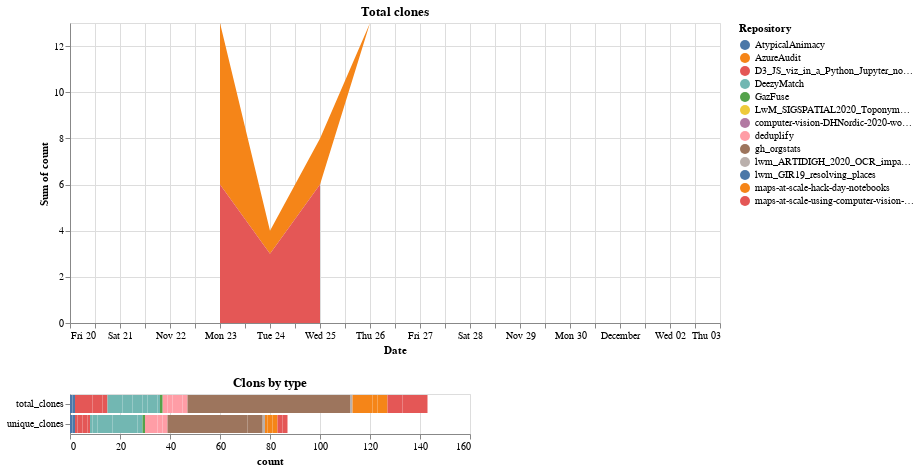

Notebook code for this chart:
### Code cell
brush = alt.selection(type="interval")
chart = (
    alt.Chart(data)
    .mark_area()
    .encode(
        x=alt.X("index:T", axis=alt.Axis(tickCount=24, title="Date")),
        y="sum(count):Q",
        color=alt.Color("variable_0:N", title="Repository"),
     
    )
    .transform_filter(alt.FieldEqualPredicate(field="variable_1", equal="total_clones"))
    .properties(width=WIDTH, title="Total clones")
    .add_selection(brush)
)

bar = (
    alt.Chart(data)
    .mark_bar()
    .encode(
        y=alt.Y("variable_1:N", title=None),
        x="count:Q",
        color=alt.Color("variable_0:N", title="Repository"),tooltip="count:Q"
    )
    .properties(title="Clons by type")
    .transform_filter(brush)
)

chart & bar

### Figure 1 — Vega-Lite specification as saved in the notebook (floating-point values rounded to 4 significant figures; data arrays with more than 128 entries replaced by an {"elided": "..."} marker saying what was removed)
{"config": {"view": {"continuousWidth": 400, "continuousHeight": 300}}, "vconcat": [{"mark": "area", "encoding": {"color": {"type": "nominal", "field": "variable_0", "title": "Repository"}, "x": {"type": "temporal", "axis": {"tickCount": 24, "title": "Date"}, "field": "index"}, "y": {"type": "quantitative", "aggregate": "sum", "field": "count"}}, "selection": {"selector002": {"type": "interval"}}, "title": "Total clones", "transform": [{"filter": {"equal": "total_clones", "field": "variable_1"}}], "width": 650}, {"mark": "bar", "encoding": {"color": {"type": "nominal", "field": "variable_0", "title": "Repository"}, "tooltip": {"type": "quantitative", "field": "count"}, "x": {"type": "quantitative", "field": "count"}, "y": {"type": "nominal", "field": "variable_1", "title": null}}, "title": "Clons by type", "transform": [{"filter": {"selection": "selector002"}}]}], "data": {"name": "data-b880b9a2677bfc08a225d5b1e9774c7a"}, "$schema": "https://vega.github.io/schema/vega-lite/v4.8.1.json", "datasets": {"data-b880b9a2677bfc08a225d5b1e9774c7a": {"elided": "312 records"}}}
